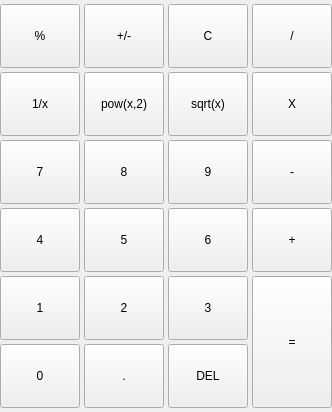
          <widget class="QWidget" name="standard_calc">
           <layout class="QVBoxLayout" name="verticalLayout_4">
            <property name="spacing">
             <number>0</number>
            </property>
            <property name="leftMargin">
             <number>0</number>
            </property>
            <property name="topMargin">
             <number>0</number>
            </property>
            <property name="rightMargin">
             <number>0</number>
            </property>
            <property name="bottomMargin">
             <number>0</number>
            </property>
            <item>
             <layout class="QGridLayout" name="gridLayout" rowstretch="0,0,0,0,0,0,0" columnstretch="0,0,0,0">
              <property name="leftMargin">
               <number>0</number>
              </property>
              <property name="topMargin">
               <number>4</number>
              </property>
              <property name="rightMargin">
               <number>0</number>
              </property>
              <property name="bottomMargin">
               <number>4</number>
              </property>
              <property name="spacing">
               <number>4</number>
              </property>
              <item row="2" column="2">
               <widget class="QPushButton" name="btnSqrt_1">
                <property name="sizePolicy">
                 <sizepolicy hsizetype="Preferred" vsizetype="Preferred">
                  <horstretch>0</horstretch>
                  <verstretch>0</verstretch>
                 </sizepolicy>
                </property>
                <property name="minimumSize">
                 <size>
                  <width>0</width>
                  <height>64</height>
                 </size>
                </property>
                <property name="text">
                 <string>sqrt(x)</string>
                </property>
                <property name="num" stdset="0">
                 <bool>false</bool>
                </property>
               </widget>
              </item>
              <item row="1" column="2">
               <widget class="QPushButton" name="btnC_1">
                <property name="sizePolicy">
                 <sizepolicy hsizetype="Preferred" vsizetype="Preferred">
                  <horstretch>0</horstretch>
                  <verstretch>0</verstretch>
                 </sizepolicy>
                </property>
                <property name="minimumSize">
                 <size>
                  <width>0</width>
                  <height>64</height>
                 </size>
                </property>
                <property name="text">
                 <string>C</string>
                </property>
                <property name="num" stdset="0">
                 <bool>false</bool>
                </property>
               </widget>
              </item>
              <item row="2" column="0">
               <widget class="QPushButton" name="btnOneDivX_1">
                <property name="sizePolicy">
                 <sizepolicy hsizetype="Preferred" vsizetype="Preferred">
                  <horstretch>0</horstretch>
                  <verstretch>0</verstretch>
                 </sizepolicy>
                </property>
                <property name="minimumSize">
                 <size>
                  <width>0</width>
                  <height>64</height>
                 </size>
                </property>
                <property name="text">
                 <string>1/x</string>
                </property>
                <property name="num" stdset="0">
                 <bool>false</bool>
                </property>
               </widget>
              </item>
              <item row="1" column="0">
               <widget class="QPushButton" name="btnPercent_1">
                <property name="sizePolicy">
                 <sizepolicy hsizetype="Preferred" vsizetype="Preferred">
                  <horstretch>0</horstretch>
                  <verstretch>0</verstretch>
                 </sizepolicy>
                </property>
                <property name="minimumSize">
                 <size>
                  <width>0</width>
                  <height>64</height>
                 </size>
                </property>
                <property name="text">
                 <string>%</string>
                </property>
                <property name="num" stdset="0">
                 <bool>false</bool>
                </property>
               </widget>
              </item>
              <item row="2" column="1">
               <widget class="QPushButton" name="btnPow_1">
                <property name="sizePolicy">
                 <sizepolicy hsizetype="Preferred" vsizetype="Preferred">
                  <horstretch>0</horstretch>
                  <verstretch>0</verstretch>
                 </sizepolicy>
                </property>
                <property name="minimumSize">
                 <size>
                  <width>0</width>
                  <height>64</height>
                 </size>
                </property>
                <property name="text">
                 <string>pow(x,2)</string>
                </property>
                <property name="num" stdset="0">
                 <bool>false</bool>
                </property>
               </widget>
              </item>
              <item row="6" column="0">
               <widget class="QPushButton" name="btn0_1">
                <property name="sizePolicy">
                 <sizepolicy hsizetype="Preferred" vsizetype="Preferred">
                  <horstretch>0</horstretch>
                  <verstretch>0</verstretch>
                 </sizepolicy>
                </property>
                <property name="minimumSize">
                 <size>
                  <width>0</width>
                  <height>64</height>
                 </size>
                </property>
                <property name="text">
                 <string>0</string>
                </property>
                <property name="num" stdset="0">
                 <bool>true</bool>
                </property>
               </widget>
              </item>
              <item row="1" column="1">
               <widget class="QPushButton" name="btnPlusMinus_1">
                <property name="sizePolicy">
                 <sizepolicy hsizetype="Preferred" vsizetype="Preferred">
                  <horstretch>0</horstretch>
                  <verstretch>0</verstretch>
                 </sizepolicy>
                </property>
                <property name="minimumSize">
                 <size>
                  <width>0</width>
                  <height>64</height>
                 </size>
                </property>
                <property name="text">
                 <string>+/-</string>
                </property>
                <property name="num" stdset="0">
                 <bool>false</bool>
                </property>
               </widget>
              </item>
              <item row="6" column="1">
               <widget class="QPushButton" name="btnDot_1">
                <property name="sizePolicy">
                 <sizepolicy hsizetype="Preferred" vsizetype="Preferred">
                  <horstretch>0</horstretch>
                  <verstretch>0</verstretch>
                 </sizepolicy>
                </property>
                <property name="minimumSize">
                 <size>
                  <width>0</width>
                  <height>64</height>
                 </size>
                </property>
                <property name="text">
                 <string>.</string>
                </property>
                <property name="num" stdset="0">
                 <bool>false</bool>
                </property>
               </widget>
              </item>
              <item row="6" column="2">
               <widget class="QPushButton" name="btnDel_1">
                <property name="sizePolicy">
                 <sizepolicy hsizetype="Preferred" vsizetype="Preferred">
                  <horstretch>0</horstretch>
                  <verstretch>0</verstretch>
                 </sizepolicy>
                </property>
                <property name="minimumSize">
                 <size>
                  <width>0</width>
                  <height>64</height>
                 </size>
                </property>
                <property name="text">
                 <string>DEL</string>
                </property>
                <property name="num" stdset="0">
                 <bool>false</bool>
                </property>
               </widget>
              </item>
              <item row="1" column="3">
               <widget class="QPushButton" name="btnDiv_1">
                <property name="sizePolicy">
                 <sizepolicy hsizetype="Preferred" vsizetype="Preferred">
                  <horstretch>0</horstretch>
                  <verstretch>0</verstretch>
                 </sizepolicy>
                </property>
                <property name="minimumSize">
                 <size>
                  <width>0</width>
                  <height>64</height>
                 </size>
                </property>
                <property name="text">
                 <string>/</string>
                </property>
                <property name="num" stdset="0">
                 <bool>false</bool>
                </property>
               </widget>
              </item>
              <item row="5" column="1">
               <widget class="QPushButton" name="btn2_1">
                <property name="sizePolicy">
                 <sizepolicy hsizetype="Preferred" vsizetype="Preferred">
                  <horstretch>0</horstretch>
                  <verstretch>0</verstretch>
                 </sizepolicy>
                </property>
                <property name="minimumSize">
                 <size>
                  <width>0</width>
                  <height>64</height>
                 </size>
                </property>
                <property name="text">
                 <string>2</string>
                </property>
                <property name="num" stdset="0">
                 <bool>true</bool>
                </property>
               </widget>
              </item>
              <item row="5" column="0">
               <widget class="QPushButton" name="btn1_1">
                <property name="sizePolicy">
                 <sizepolicy hsizetype="Preferred" vsizetype="Preferred">
                  <horstretch>0</horstretch>
                  <verstretch>0</verstretch>
                 </sizepolicy>
                </property>
                <property name="minimumSize">
                 <size>
                  <width>0</width>
                  <height>64</height>
                 </size>
                </property>
                <property name="text">
                 <string>1</string>
                </property>
                <property name="num" stdset="0">
                 <bool>true</bool>
                </property>
               </widget>
              </item>
              <item row="3" column="3">
               <widget class="QPushButton" name="btnSub_1">
                <property name="sizePolicy">
                 <sizepolicy hsizetype="Preferred" vsizetype="Preferred">
                  <horstretch>0</horstretch>
                  <verstretch>0</verstretch>
                 </sizepolicy>
                </property>
                <property name="minimumSize">
                 <size>
                  <width>0</width>
                  <height>64</height>
                 </size>
                </property>
                <property name="text">
                 <string>-</string>
                </property>
                <property name="num" stdset="0">
                 <bool>false</bool>
                </property>
               </widget>
              </item>
              <item row="5" column="2">
               <widget class="QPushButton" name="btn3_1">
                <property name="sizePolicy">
                 <sizepolicy hsizetype="Preferred" vsizetype="Preferred">
                  <horstretch>0</horstretch>
                  <verstretch>0</verstretch>
                 </sizepolicy>
                </property>
                <property name="minimumSize">
                 <size>
                  <width>0</width>
                  <height>64</height>
                 </size>
                </property>
                <property name="text">
                 <string>3</string>
                </property>
                <property name="num" stdset="0">
                 <bool>true</bool>
                </property>
               </widget>
              </item>
              <item row="2" column="3">
               <widget class="QPushButton" name="btnMul_1">
                <property name="sizePolicy">
                 <sizepolicy hsizetype="Preferred" vsizetype="Preferred">
                  <horstretch>0</horstretch>
                  <verstretch>0</verstretch>
                 </sizepolicy>
                </property>
                <property name="minimumSize">
                 <size>
                  <width>0</width>
                  <height>64</height>
                 </size>
                </property>
                <property name="text">
                 <string>X</string>
                </property>
                <property name="num" stdset="0">
                 <bool>false</bool>
                </property>
               </widget>
              </item>
              <item row="5" column="3" rowspan="2">
               <widget class="QPushButton" name="btnEq_1">
                <property name="sizePolicy">
                 <sizepolicy hsizetype="Preferred" vsizetype="Preferred">
                  <horstretch>0</horstretch>
                  <verstretch>0</verstretch>
                 </sizepolicy>
                </property>
                <property name="minimumSize">
                 <size>
                  <width>0</width>
                  <height>64</height>
                 </size>
                </property>
                <property name="text">
                 <string>=</string>
                </property>
                <property name="eq" stdset="0">
                 <bool>true</bool>
                </property>
                <property name="num" stdset="0">
                 <bool>false</bool>
                </property>
               </widget>
              </item>
              <item row="4" column="3">
               <widget class="QPushButton" name="btnAdd_1">
                <property name="sizePolicy">
                 <sizepolicy hsizetype="Preferred" vsizetype="Preferred">
                  <horstretch>0</horstretch>
                  <verstretch>0</verstretch>
                 </sizepolicy>
                </property>
                <property name="text">
                 <string>+</string>
                </property>
                <property name="num" stdset="0">
                 <bool>false</bool>
                </property>
               </widget>
              </item>
              <item row="4" column="1">
               <widget class="QPushButton" name="btn5_1">
                <property name="sizePolicy">
                 <sizepolicy hsizetype="Preferred" vsizetype="Preferred">
                  <horstretch>0</horstretch>
                  <verstretch>0</verstretch>
                 </sizepolicy>
                </property>
                <property name="minimumSize">
                 <size>
                  <width>0</width>
                  <height>64</height>
                 </size>
                </property>
                <property name="text">
                 <string>5</string>
                </property>
                <property name="num" stdset="0">
                 <bool>true</bool>
                </property>
               </widget>
              </item>
              <item row="4" column="2">
               <widget class="QPushButton" name="btn6_1">
                <property name="sizePolicy">
                 <sizepolicy hsizetype="Preferred" vsizetype="Preferred">
                  <horstretch>0</horstretch>
                  <verstretch>0</verstretch>
                 </sizepolicy>
                </property>
                <property name="minimumSize">
                 <size>
                  <width>0</width>
                  <height>64</height>
                 </size>
                </property>
                <property name="text">
                 <string>6</string>
                </property>
                <property name="num" stdset="0">
                 <bool>true</bool>
                </property>
               </widget>
              </item>
              <item row="4" column="0">
               <widget class="QPushButton" name="btn4_1">
                <property name="sizePolicy">
                 <sizepolicy hsizetype="Preferred" vsizetype="Preferred">
                  <horstretch>0</horstretch>
                  <verstretch>0</verstretch>
                 </sizepolicy>
                </property>
                <property name="minimumSize">
                 <size>
                  <width>0</width>
                  <height>64</height>
                 </size>
                </property>
                <property name="text">
                 <string>4</string>
                </property>
                <property name="num" stdset="0">
                 <bool>true</bool>
                </property>
               </widget>
              </item>
              <item row="3" column="0">
               <widget class="QPushButton" name="btn7_1">
                <property name="sizePolicy">
                 <sizepolicy hsizetype="Preferred" vsizetype="Preferred">
                  <horstretch>0</horstretch>
                  <verstretch>0</verstretch>
                 </sizepolicy>
                </property>
                <property name="minimumSize">
                 <size>
                  <width>0</width>
                  <height>64</height>
                 </size>
                </property>
                <property name="text">
                 <string>7</string>
                </property>
                <property name="num" stdset="0">
                 <bool>true</bool>
                </property>
               </widget>
              </item>
              <item row="3" column="1">
               <widget class="QPushButton" name="btn8_1">
                <property name="sizePolicy">
                 <sizepolicy hsizetype="Preferred" vsizetype="Preferred">
                  <horstretch>0</horstretch>
                  <verstretch>0</verstretch>
                 </sizepolicy>
                </property>
                <property name="minimumSize">
                 <size>
                  <width>0</width>
                  <height>64</height>
                 </size>
                </property>
                <property name="text">
                 <string>8</string>
                </property>
                <property name="num" stdset="0">
                 <bool>true</bool>
                </property>
               </widget>
              </item>
              <item row="3" column="2">
               <widget class="QPushButton" name="btn9_1">
                <property name="sizePolicy">
                 <sizepolicy hsizetype="Preferred" vsizetype="Preferred">
                  <horstretch>0</horstretch>
                  <verstretch>0</verstretch>
                 </sizepolicy>
                </property>
                <property name="minimumSize">
                 <size>
                  <width>0</width>
                  <height>64</height>
                 </size>
                </property>
                <property name="text">
                 <string>9</string>
                </property>
                <property name="num" stdset="0">
                 <bool>true</bool>
                </property>
               </widget>
              </item>
             </layout>
            </item>
           </layout>
          </widget>
